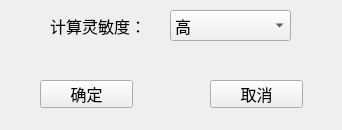
<?xml version="1.0" encoding="UTF-8"?>
<ui version="4.0">
 <class>FormSPO2</class>
 <widget class="QWidget" name="FormSPO2">
  <property name="geometry">
   <rect>
    <x>0</x>
    <y>0</y>
    <width>342</width>
    <height>130</height>
   </rect>
  </property>
  <property name="windowTitle">
   <string>血氧参数设置</string>
  </property>
  <widget class="QPushButton" name="cancelButton">
   <property name="geometry">
    <rect>
     <x>210</x>
     <y>80</y>
     <width>93</width>
     <height>28</height>
    </rect>
   </property>
   <property name="font">
    <font>
     <family>宋体</family>
     <pointsize>12</pointsize>
    </font>
   </property>
   <property name="text">
    <string>取消</string>
   </property>
  </widget>
  <widget class="QLabel" name="label">
   <property name="geometry">
    <rect>
     <x>50</x>
     <y>10</y>
     <width>111</width>
     <height>31</height>
    </rect>
   </property>
   <property name="font">
    <font>
     <family>宋体</family>
     <pointsize>12</pointsize>
    </font>
   </property>
   <property name="text">
    <string>计算灵敏度：</string>
   </property>
  </widget>
  <widget class="QPushButton" name="okButton">
   <property name="geometry">
    <rect>
     <x>40</x>
     <y>80</y>
     <width>93</width>
     <height>28</height>
    </rect>
   </property>
   <property name="font">
    <font>
     <family>宋体</family>
     <pointsize>12</pointsize>
    </font>
   </property>
   <property name="text">
    <string>确定</string>
   </property>
  </widget>
  <widget class="QComboBox" name="sensComboBox">
   <property name="geometry">
    <rect>
     <x>170</x>
     <y>10</y>
     <width>121</width>
     <height>31</height>
    </rect>
   </property>
   <property name="font">
    <font>
     <family>宋体</family>
     <pointsize>12</pointsize>
    </font>
   </property>
   <item>
    <property name="text">
     <string>高</string>
    </property>
   </item>
   <item>
    <property name="text">
     <string>中</string>
    </property>
   </item>
   <item>
    <property name="text">
     <string>低</string>
    </property>
   </item>
  </widget>
 </widget>
 <resources/>
 <connections/>
</ui>
